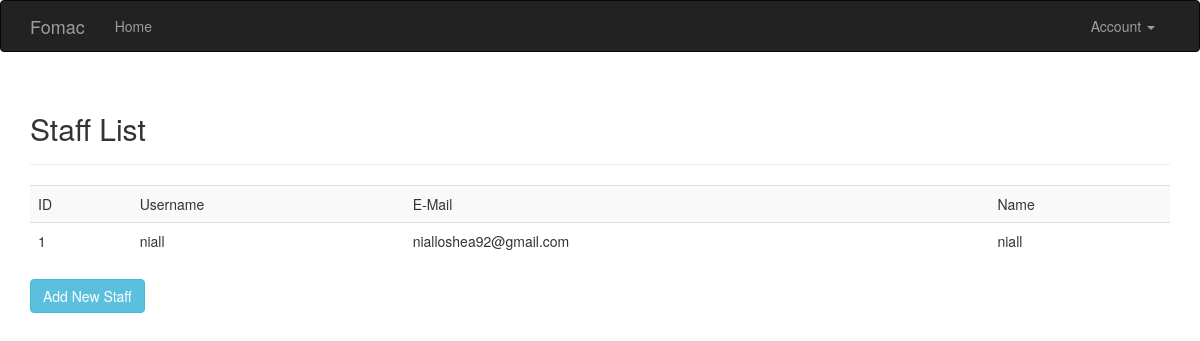
/staff/ (signed in), run on the app's committed database.
### app/models.py (models this page shows, shortened)
class Staff(db.Model, UserMixin):
    __tablename__ = 'staff'
    id = db.Column(db.Integer, primary_key=True)
    username = db.Column(db.String(64), unique=True, index=True)
    password_hash = db.Column(db.String(128))
    email = db.Column(db.String(64), unique=True, index=True)
    name = db.Column(db.String(64))
    added = db.relationship('User', backref='added_by')
    @property
    def password(self):
        raise AttributeError('Password is not a readable attribute')

### app/auth/views.py (the view)
@auth.route('/')
def list_staff():
    staff = Staff.query.all()
    return render_template('auth/list-staff.html', staff=staff)

### app/models.py (called while the page is built)
@login_manager.user_loader
def load_user(staff_id):
    return Staff.query.get(int(staff_id))

### app/templates/auth/list-staff.html
{% extends "base.html" %}
{% block page_content %}
<div class="page-header">
    <h2>Staff List</h2>
</div>
<table class="table table-striped">
<tr>
    <td>ID</td>
    <td>Username</td>
    <td>E-Mail</td>
    <td>Name</td>
</tr>
{% for person in staff %}
<tr>
    <td>{{ person.id }}</td>
    <td>{{ person.username }}</td>
    <td>{{ person.email }}</td>
    <td>{{ person.name }}</td>
</tr>
{% endfor %}
</table>
<a class="btn btn-info" href="{{ url_for('auth.new_staff') }}">Add New Staff</a>
{% endblock %}

### data on the page
Staff: id "1", username "niall", email "nialloshea92@gmail.com", name "niall"
